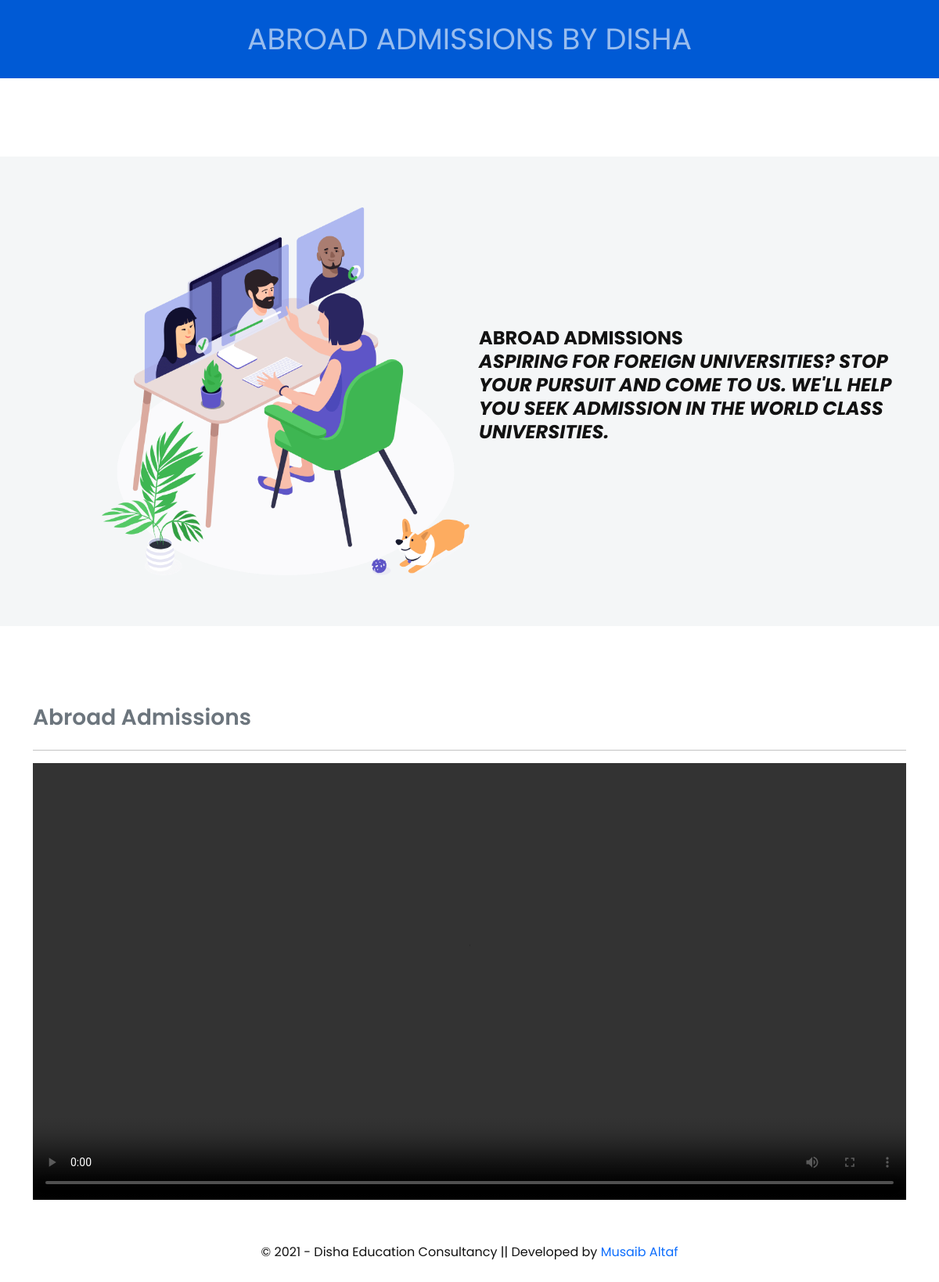
Page /abroad-admissions/ on the committed database.
### home/models.py (models this page shows, shortened)
class Service(models.Model):
    sno = models.AutoField(primary_key = True)
    name = models.CharField(max_length = 200)
    slugtwo = models.CharField(max_length = 150, default = "")
    subtitle= models.CharField(max_length = 250)
    image = models.ImageField(upload_to = "media", default = "")
    desc = models.TextField(default = "")
    video = models.FileField(upload_to= 'media', default = "")

### home/views.py (the view)
# urls.py: path('<str:slugtwo>/', views.service, name='service'),
def service(request, slugtwo):
    service = Service.objects.filter(slugtwo = slugtwo).first()
    context = {'service': service}
    return render(request, "servicepage.html", context)

### templates/servicepage.html (shortened to what this page needs)
<!doctype html>
<html lang="en">
<head>
    <link rel="stylesheet" href="/static/assetss/css/bootstrap-5.0.0-beta2.min.css">
    <link rel="stylesheet" href="/static/assetss/css/LineIcons.2.0.css">
    <link rel="stylesheet" href="/static/assetss/css/glightbox.min.css">
    <link rel="stylesheet" href="/static/assetss/css/tiny-slider.css">
    <link rel="stylesheet" href="/static/assetss/css/loading-bar.min.css">
    <link rel="stylesheet" href="/static/assetss/css/default.css">
    <link rel="stylesheet" href="/static/assetss/css/ayroui.css">
</head>
<body>
    <section class="page-banner mb-100">
        <div class="container">
            <div class="row justify-content-center">
                <div class="col-lg-12">
                    <div class="page-banner-content text-center">
                        <h1 class="sub-title">{{service.name}} by Disha</h1>
                    </div>
                </div>
            </div>
        </div>
    </section>
    <section class="services-area services-two d-lg-flex align-items-center mb-100">
        <div class="container">
            <div class="row justify-content-end">
                <div class="col-lg-6">
                    <div class="services-content">
                        <h5 class="sub-title">{{service.name}}</h5>
                        <i><h6 class="sub-title">{{service.subtitle | safe}}</h6></i>
                    </div>
                </div>
            </div>
        </div>
        <div class="services-image d-flex align-items-center">
            <div class="image">
                <img src="/static/assetss/images/services/services-2.png" alt="Services" class = "img-rounded">
            </div>
        </div>
    </section>
<div class = "container">
<h3 class="text-muted my-4">{{service.name}}</h3>
<hr = "featurette-divider">
<video width="100%" height="100%" class = "embed-responsive embed-resposive-16by9" controls = "controls">
      <source src = "/media/{{service.video}}" type = "video/mp4">
</video>
</div>
<br><br>
    <p style = "bg-primary"class="text-center pb-60"> &copy; 2021 - Disha Education Consultancy || Developed by <a href="https://instagram.com/mu.saibaltaf6" target="_blank" rel="nofollow"> Musaib Altaf</a></p>
</body>
</html>

### static/assetss/css/default.css (style rules this page uses)
.mb-100 { margin-bottom: 100px; }
.pb-60 { padding-bottom: 60px; }

### rows in the picture
Service: name "ABROAD ADMISSIONS", subtitle "ASPIRING FOR FOREIGN UNIVERSITIES? STOP YOUR PURSUIT AND COME TO US. WE'LL HELP YOU SEEK ADMISSION IN THE WORLD CLASS UNIVERSITIES.", name "Abroad Admissions"
